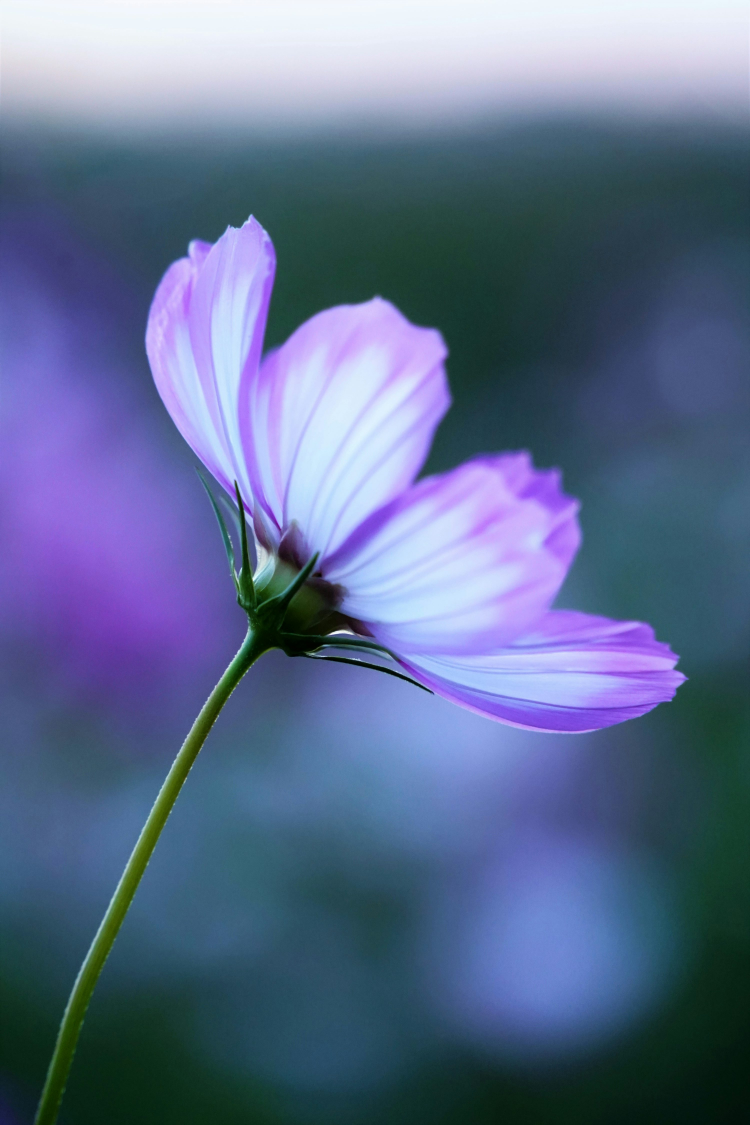
#> input picture test3.jpeg, 3000 x 4500 px (shown at 1/4 size)
$ python ImageProcessing.py
#> lines starting #> are read from the running program, lines starting #| are printed output that depends on the picture
from PIL import Image
import numpy as np
import cv2
import matplotlib.pyplot as plt
from sklearn.cluster import KMeans
import pandas as pd

# my helper functions
def hex_to_tuple(hex_color):
    if not isinstance(hex_color, str):
        return None
    hex_color = hex_color.strip().lstrip('#')

    if len(hex_color) != 6:
        raise ValueError(f"Invalid hex color: {hex_color}")

    r = int(hex_color[0:2], 16)
    g = int(hex_color[2:4], 16)
    b = int(hex_color[4:6], 16)

    return (r, g, b)

dmc_df = pd.read_csv('dmc.csv')
#> (reads dmc.csv from the repository)
dmc_df.columns = dmc_df.columns.str.strip()
dmc_df['rgb_tuple'] = dmc_df['RGB_COLOR'].apply(hex_to_tuple)


def calculateDimensions(original_width, original_height, max_dim=50):
    scale_factor = max_dim / max(original_height, original_width)
    new_width = round(original_width * scale_factor)
    new_height = round(original_height * scale_factor)
    return (new_width, new_height)

def resizeImage(img, dims):
    res = img.resize(dims, Image.Resampling.LANCZOS)
    return res

def colourQuantisation(img):
    n_colours = 15
    reshaped = img.reshape(-1, 3)
    model = KMeans(
        n_clusters=n_colours,
        n_init=10,
        random_state=42
    )
    labels = model.fit_predict(reshaped)
    colours = model.cluster_centers_.astype("uint8")
    # [4 lines of commented-out code are left out]
    print(colours)
    return colours, labels


def find_dmc_match(pixels):
    colors = colourQuantisation(pixels)   # (15, 3)
    dmc_rgb_array = np.array(dmc_df['rgb_tuple'].tolist())  # (456, 3)

    distances = np.linalg.norm(
        colors[:, None, :] - dmc_rgb_array[None, :, :],
        axis=2
    )

    closest_indices = np.argmin(distances, axis=1)
    matches = dmc_df.iloc[closest_indices].copy()
    matches['cluster_rgb'] = list(map(tuple, colors))
    return matches


img = Image.open("test3.jpeg")
#> img is the input picture: PIL image 3000x4500 RGB; mean R, G, B 93.2, 108.8, 142.5
new_image = resizeImage(img, calculateDimensions(img.size[0], img.size[1], 50))
#> in resizeImage, `res = img.resize(dims, Image.Resampling.LANCZOS)`:
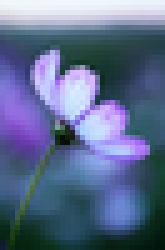
#> res: PIL image 33x50 RGB (shown 5 times larger); mean R, G, B 93.2, 108.8, 142.3
new_image.save("new-test3.png")

pixels = np.array(new_image)
print(f"Grid Image: {pixels.shape}")
#| Grid Image: (50, 33, 3)
print(f"Color at (0,0) {pixels[0,0]}")
#| Color at (0,0) [240 246 249]
print(f"Total unique colors {len(np.unique(pixels.reshape(-1,3), axis=0))}")
#| Total unique colors 1583

find_dmc_match(pixels)
#> in colourQuantisation, `reshaped = img.reshape(-1, 3)`: reshaped = 1650 rows, first 8: [240, 246, 249], [240, 246, 250], [241, 246, 250], [241, 246, 251], [241, 246, 251], [242, 247, 252], [242, 247, 252], [242, 246, 251]
#> in colourQuantisation, `labels = model.fit_predict(reshaped)`: labels = 1650 values, max 14 at index 88, min 0 at index 0, mean 6.97
#> (the run stopped early here; a loop or call above may not have finished)
